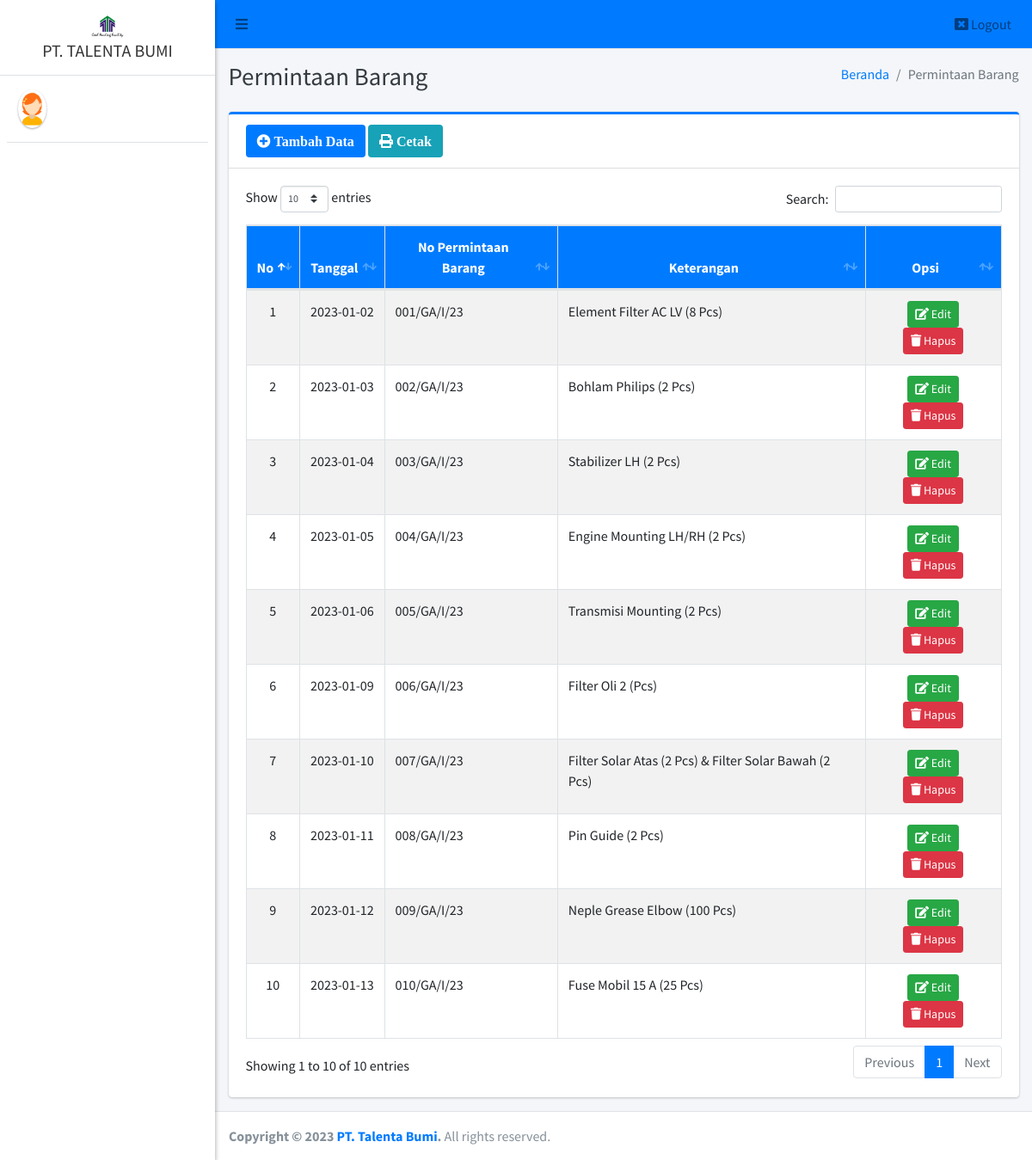
The app's page /pimpinan/pb/index.php, older data.
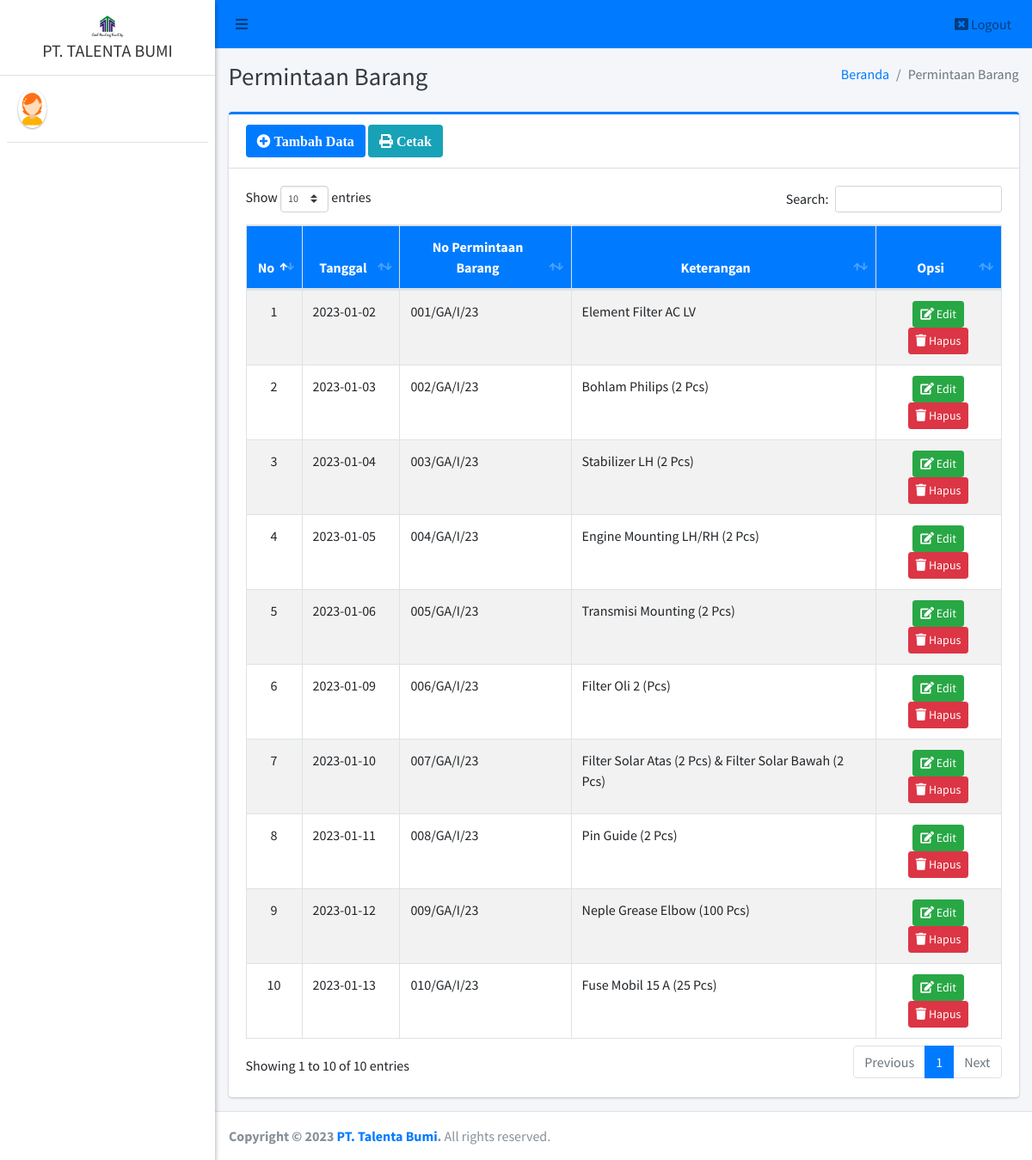
The same page, newer data.
### tables this page shows
CREATE TABLE `pb` (
  `id_pb` int(11) NOT NULL,
  `tanggal_permintaan` date NOT NULL,
  `no_pb` varchar(40) NOT NULL,
  `keterangan` text NOT NULL,
  `jumlah` varchar(20) DEFAULT NULL,
  `satuan` varchar(20) DEFAULT NULL
);

### pimpinan/pb/index.php (the view, shortened to what this page needs)
<?php
require '../../config/koneksi.php';
?>
<!DOCTYPE html>
<html>
<?php
include '../../templates/head.php';
?>
<body class="hold-transition sidebar-mini layout-fixed">
    <div class="wrapper">
        <?php
        include '../../templates/navbar.php';
        ?>
        <?php
        include '../../templates/sidebar.php';
        ?>
        <div class="content-wrapper">
            <div class="content-header">
                <div class="container-fluid">
                    <div class="row mb-2">
                        <div class="col-sm-6">
                            <h1 class="m-0 text-dark">Permintaan Barang</h1>
                        </div>
                        <div class="col-sm-6">
                            <ol class="breadcrumb float-sm-right">
                                <li class="breadcrumb-item"><a href="#">Beranda</a></li>
                                <li class="breadcrumb-item active">Permintaan Barang</li>
                            </ol>
                        </div>
                    </div>
                </div>
            </div>
            <section class="content">
                <div class="container-fluid">
                    <div class="row">
                        <div class="col-12">
                            <div class="card card-primary card-outline">
                                <div class="card-header">
                                    <a href="tambah" class="btn bg-primary"><i class="fa fa-plus-circle"> Tambah Data</i></a>
                                    <a href="print" target="blank" class="btn bg-info"><i class="fa fa-print"> Cetak</i></a>
                                </div>
                                <div class="card-body">
                                    <div class="table-responsive">
                                        <table id="example1" class="table table-bordered table-striped">
                                            <thead class="bg-primary">
                                                <tr align="center">
                                                    <th>No</th>
                                                    <th>Tanggal</th>
                                                    <th>No Permintaan Barang</th>
                                                    <th>Keterangan</th>
                                                    <th>Opsi</th>
                                                </tr>
                                            </thead>
                                            <tbody style="background-color: white">
                                                <?php
                                                $no = 1;
                                                $data = $koneksi->query("SELECT * FROM pb ORDER BY id_pb ASC");
                                                while ($row = $data->fetch_array()) {
                                                ?>
                                                    <tr>
                                                        <td align="center"><?= $no++ ?></td>
                                                        <td><?= $row['tanggal_permintaan'] ?></td>
                                                        <td><?= $row['no_pb'] ?></td>
                                                        <td><?= $row['keterangan'] ?></td>
                                                        <td align="center">
                                                            <a href="edit?id=<?= $row['id_pb'] ?>" class="btn btn-success btn-sm" title="Edit"><i class="fa fa-edit"></i> Edit</a>
                                                            <a href="hapus?id=<?= $row['id_pb'] ?>" class="btn btn-danger btn-sm alert-hapus" title="Hapus"><i class="fa fa-trash"></i> Hapus</a>
                                                        </td>
                                                    </tr>
                                                <?php } ?>
                                            </tbody>
                                        </table>
                                    </div>
                                </div>
                            </div>
                        </div>
                    </div>
                </div>
            </section>
        </div>
        <?php include_once "../../templates/footer.php"; ?>
    </div>
</body>
</html>

Row changes from the older to the newer data that the page shows:
changed pb "001/GA/I/23": keterangan "Element Filter AC LV (8 Pcs)" → "Element Filter AC LV"
